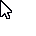

Here is the Python script that generated this plot:
import ctypes, win32gui, win32ui
from PIL import Image, ImageGrab


def get_cursor():
    hcursor = win32gui.GetCursorInfo()[1]
    hdc = win32ui.CreateDCFromHandle(win32gui.GetDC(0))
    hbmp = win32ui.CreateBitmap()
    hbmp.CreateCompatibleBitmap(hdc, 36, 36)
    hdc = hdc.CreateCompatibleDC()
    hdc.SelectObject(hbmp)
    hdc.DrawIcon((0, 0), hcursor)

    bmpinfo = hbmp.GetInfo()
    bmpstr = hbmp.GetBitmapBits(True)
    cursor = Image.frombuffer('RGB', (bmpinfo['bmWidth'], bmpinfo['bmHeight']), bmpstr, 'raw', 'BGRX', 0, 1).convert(
        "RGBA")

    win32gui.DestroyIcon(hcursor)
    win32gui.DeleteObject(hbmp.GetHandle())
    hdc.DeleteDC()

    pixdata = cursor.load()

    width, height = cursor.size
    for y in range(height):
        for x in range(width):

            if pixdata[x, y] == (0, 0, 0, 255):
                pixdata[x, y] = (0, 0, 0, 0)

    hotspot = win32gui.GetIconInfo(hcursor)[1:3]

    return (cursor, hotspot)


cursor, (hotspotx, hotspoty) = get_cursor()
cursor.save("cursor.png")

ratio = ctypes.windll.shcore.GetScaleFactorForDevice(0) / 100

img = ImageGrab.grab(bbox=None, include_layered_windows=True)

pos_win = win32gui.GetCursorPos()
pos = (round(pos_win[0] * ratio - hotspotx), round(pos_win[1] * ratio - hotspoty))

img.paste(cursor, pos, cursor)

img.save("screenshot.png")
